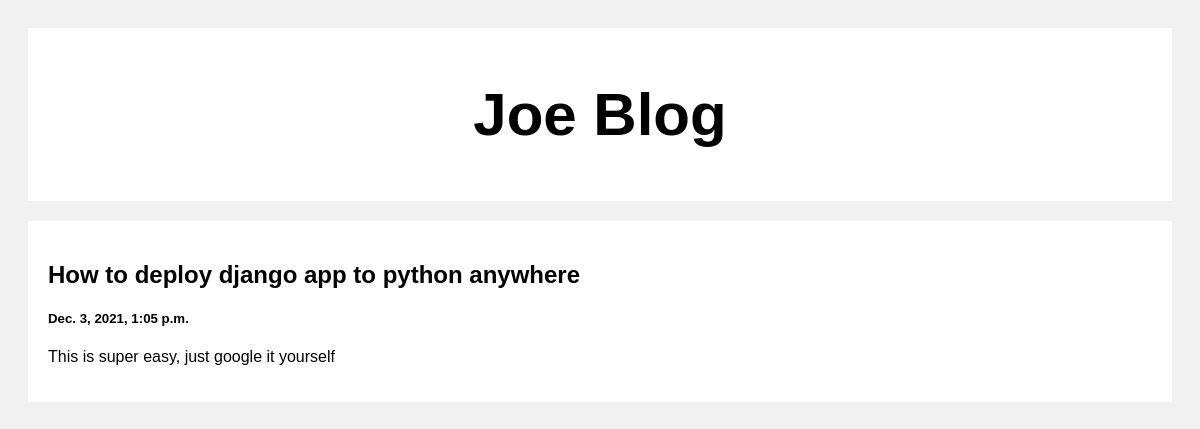
/post/1, run on the app's committed database.
### post/models.py (models this page shows)
class Post(models.Model):
    title = models.CharField(max_length=100)
    body = models.CharField(max_length=1000000)
    created_at = models.DateTimeField(default=datetime.now,blank=True)

### post/views.py (the view)
# urls.py: path("",include("post.urls"))
def post(request,pk):
    posts = Post.objects.get(id=pk)
    return render(request,"post.html",{"posts":posts})

### templates/post.html (shortened to what this page needs)
<!DOCTYPE html>
<html>
<head>
</head>
<body>
    <div class="header">
        <h2>Joe Blog</h2>
    </div>
    <div class="row">
        <div class="leftcolumn">
            <div class="card">
                <h2>{{ posts.title }}</h2>
                <h5>{{ posts.created_at }}</h5>
                <p>{{ posts.body }}</p>
            </div>
        </div>
    </div>
</body>
</html>

### templates/post.html (style rules this page uses)
* { box-sizing: border-box; }
body { font-family: Arial; padding: 20px; background: #f1f1f1; }
.header { padding: 2px; font-size: 40px; text-align: center; background: white; }
.leftcolumn { float: left; width: 100%; }
.card { background-color: white; padding: 20px; margin-top: 20px; }
.row:after { content: ""; display: table; clear: both; }

### data on the page
Post: title "How to deploy django app to python anywhere", created_at "Dec. 3, 2021, 1:05 p.m.", body "This is super easy, just google it yourself"
